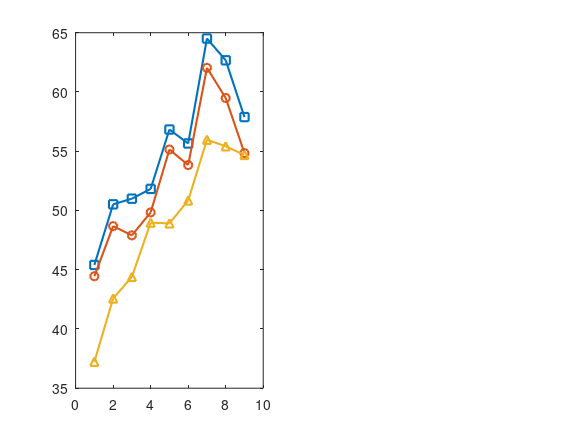

MATLAB code to generate this figure: (Note: this script raises an error after producing the figure.)
% Plain Default MATLAB Plotting Script
clear; clc; close all;

if isfile('benchmark_results.mat')
    load('benchmark_results.mat');
elseif isfile('Matlab/benchmark_results.mat')
    load('Matlab/benchmark_results.mat');
else
    error('benchmark_results.mat not found.');
end

folds         = double(folds(:)');
noisy_acc     = double(noisy_acc(:)');
ideal_acc     = double(ideal_acc(:)');
lstm_acc      = double(lstm_acc(:)');
noisy_l1      = double(noisy_l1(:)');
noisy_l2      = double(noisy_l2(:)');
input_spikes  = double(input_spikes(:)');
all_noisy_acc = double(all_noisy_acc);
all_ideal_acc = double(all_ideal_acc);

% Reset to standard MATLAB defaults
reset(0);

% Hardware calculations
T_steps = 30; N_in = 288; N_h = 128; N_out = 3;
synops_l1_fold    = N_in * T_steps .* (input_spikes / 100) * N_h;
synops_l2_fold    = N_h  * T_steps .* (noisy_l1 / 100)     * N_out;
synops_total_fold = synops_l1_fold + synops_l2_fold;

e_xbar_fold  = synops_total_fold * 1.0e-3;
e_adc_fold   = (N_h + N_out) * T_steps * 8.0e-3 * ones(size(folds));
e_lif_fold   = (N_h + N_out) * T_steps * 2.5e-3 * ones(size(folds));
e_leak_fold  = 0.225 * ones(size(folds));
e_total_fold = e_xbar_fold + e_adc_fold + e_lif_fold + e_leak_fold;

mean_synops = mean(synops_total_fold);
mean_e_xbar = mean(e_xbar_fold);
mean_e_adc  = mean(e_adc_fold);
mean_e_lif  = mean(e_lif_fold);
mean_e_leak = mean(e_leak_fold);
mean_e_tot  = mean(e_total_fold);


%% Figure 1: Accuracy Across Folds
figure(1);
subplot(1, 2, 1);
plot(folds, ideal_acc, '-s', 'LineWidth', 1.5); hold on;
plot(folds, noisy_acc, '-o', 'LineWidth', 1.5);
plot(folds, lstm_acc,  '-^', 'LineWidth', 1.5);
yline(33.33, '--k');
hold off;
grid on;
xlabel('Fold');
ylabel('Test Accuracy (%)');
title('(a) Test Accuracy Across Folds');
xticks(1:9);
ylim([25, 70]);
legend('MSNN Ideal', 'MSNN Noisy', 'Digital LSTM', 'Random Chance (33.3%)', 'Location', 'northwest');

subplot(1, 2, 2);
acc_drop = ideal_acc - noisy_acc;
bar(folds, acc_drop); hold on;
yline(mean(acc_drop), '--r', 'LineWidth', 1.5);
hold off;
grid on;
xlabel('Fold');
ylabel('Accuracy Drop (%)');
title('(b) Accuracy Drop (Ideal minus Noisy)');
xticks(1:9);
legend('Accuracy Drop', 'Mean Drop', 'Location', 'northwest');

exportgraphics(gcf, 'fig1_accuracy_resilience.pdf', 'ContentType', 'vector');
exportgraphics(gcf, 'fig1_accuracy_resilience.png', 'Resolution', 300);


%% Figure 2: Multi-Seed Results
mean_noisy = mean(all_noisy_acc, 1);
std_noisy  = std(all_noisy_acc, 0, 1);
mean_ideal = mean(all_ideal_acc, 1);
std_ideal  = std(all_ideal_acc, 0, 1);

figure(2);
subplot(2, 2, 1);
plot(folds, all_noisy_acc(1, :), '-o', 'LineWidth', 1.2); hold on;
plot(folds, all_noisy_acc(2, :), '-s', 'LineWidth', 1.2);
plot(folds, all_noisy_acc(3, :), '-^', 'LineWidth', 1.2);
plot(folds, all_noisy_acc(4, :), '-d', 'LineWidth', 1.2);
hold off;
grid on;
xlabel('Fold');
ylabel('Accuracy (%)');
title('(a) Noisy MSNN (4 Seeds)');
xticks(1:9);
ylim([40, 70]);
legend('Seed 123', 'Seed 42', 'Seed 7', 'Seed 3', 'Location', 'northwest');

subplot(2, 2, 2);
plot(folds, all_ideal_acc(1, :), '-o', 'LineWidth', 1.2); hold on;
plot(folds, all_ideal_acc(2, :), '-s', 'LineWidth', 1.2);
plot(folds, all_ideal_acc(3, :), '-^', 'LineWidth', 1.2);
plot(folds, all_ideal_acc(4, :), '-d', 'LineWidth', 1.2);
hold off;
grid on;
xlabel('Fold');
ylabel('Accuracy (%)');
title('(b) Ideal MSNN (4 Seeds)');
xticks(1:9);
ylim([40, 70]);
legend('Seed 123', 'Seed 42', 'Seed 7', 'Seed 3', 'Location', 'northwest');

subplot(2, 2, 3);
errorbar(folds, mean_ideal, std_ideal, '-s', 'LineWidth', 1.5); hold on;
errorbar(folds, mean_noisy, std_noisy, '-o', 'LineWidth', 1.5);
plot(folds, lstm_acc, '-^', 'LineWidth', 1.5);
hold off;
grid on;
xlabel('Fold');
ylabel('Accuracy (%)');
title('(c) Mean and Std Dev Across Seeds');
xticks(1:9);
ylim([35, 70]);
legend('Ideal MSNN (Mean +/- Std)', 'Noisy MSNN (Mean +/- Std)', 'Digital LSTM', 'Location', 'northwest');

subplot(2, 2, 4);
bar(folds, [std_noisy(:), std_ideal(:)]);
grid on;
xlabel('Fold');
ylabel('Std Dev (%)');
title('(d) Seed Standard Deviation per Fold');
xticks(1:9);
legend('Noisy Std Dev', 'Ideal Std Dev', 'Location', 'northeast');

exportgraphics(gcf, 'fig2_multiseed_stability.pdf', 'ContentType', 'vector');
exportgraphics(gcf, 'fig2_multiseed_stability.png', 'Resolution', 300);


%% Figure 3: Sparsity and Synaptic Operations
figure(3);
subplot(1, 2, 1);
plot(folds, input_spikes, '-o', 'LineWidth', 1.5); hold on;
plot(folds, noisy_l1,     '-s', 'LineWidth', 1.5);
plot(folds, noisy_l2,     '-^', 'LineWidth', 1.5);
hold off;
grid on;
xlabel('Fold');
ylabel('Spike Density (%)');
title('(a) Layer Spike Density Across Folds');
xticks(1:9);
ylim([0, 10]);
legend('Input Spikes', 'Layer 1 (Hidden)', 'Layer 2 (Output)', 'Location', 'northeast');

subplot(1, 2, 2);
bar(folds, synops_total_fold / 1e3); hold on;
yline(mean_synops / 1e3, '--r', 'LineWidth', 1.5);
hold off;
grid on;
xlabel('Fold');
ylabel('SynOps (Thousands)');
title('(b) Synaptic Operations per Window');
xticks(1:9);
legend('SynOps per Fold', 'Mean SynOps', 'Location', 'northeast');

exportgraphics(gcf, 'fig3_neuromorphic_sparsity.pdf', 'ContentType', 'vector');
exportgraphics(gcf, 'fig3_neuromorphic_sparsity.png', 'Resolution', 300);


%% Figure 4: Energy and Area Breakdown
lstm_macs   = 4190208;
e_lstm_int8 = lstm_macs * 0.2e-3;
e_lstm_fp32 = lstm_macs * 3.1e-3;
area_cells  = 2980;
area_macro  = 16554;
area_cmos   = 3420000;

figure(4);
subplot(2, 2, 1);
sub_vals = [mean_e_xbar, mean_e_adc, mean_e_lif, mean_e_leak];
bar(1:4, sub_vals);
grid on;
xticks(1:4);
xticklabels({'Crossbar', 'ADC', 'LIF', 'Leakage'});
ylabel('Energy (nJ)');
title('(a) MSNN Subsystem Energy Breakdown');

subplot(2, 2, 2);
e_stack = [e_xbar_fold(:), e_adc_fold(:), e_lif_fold(:), e_leak_fold(:)];
bar(folds, e_stack, 'stacked');
grid on;
xlabel('Fold');
ylabel('Energy (nJ)');
title('(b) Total Energy per Fold');
xticks(1:9);
ylim([0, 150]);
legend('Crossbar', 'ADC', 'LIF', 'Leakage', 'Location', 'northeast');

subplot(2, 2, 3);
bar(1:3, [mean_e_tot, e_lstm_int8, e_lstm_fp32]);
set(gca, 'YScale', 'log');
grid on;
xticks(1:3);
xticklabels({'MSNN', 'LSTM (INT8)', 'LSTM (FP32)'});
ylabel('Energy (nJ) [Log Scale]');
title('(c) Energy Comparison');

subplot(2, 2, 4);
bar(1:3, [area_cells, area_macro, area_cmos]);
set(gca, 'YScale', 'log');
grid on;
xticks(1:3);
xticklabels({'1T1R Cells', 'Full Macro', 'Digital LSTM'});
ylabel('Area (um^2) [Log Scale]');
title('(d) Area Comparison');

exportgraphics(gcf, 'fig4_energy_area_breakdown.pdf', 'ContentType', 'vector');
exportgraphics(gcf, 'fig4_energy_area_breakdown.png', 'Resolution', 300);


%% Figure 5: Summary Dashboard
figure(5);
subplot(2, 2, 1);
plot(folds, ideal_acc, '-s', 'LineWidth', 1.5); hold on;
plot(folds, noisy_acc, '-o', 'LineWidth', 1.5);
plot(folds, lstm_acc,  '-^', 'LineWidth', 1.5);
hold off;
grid on;
xlabel('Fold');
ylabel('Accuracy (%)');
title('(a) Directional Accuracy');
xticks(1:9);
legend('MSNN Ideal', 'MSNN Noisy', 'Digital LSTM', 'Location', 'northwest');

subplot(2, 2, 2);
plot(folds, input_spikes, '-o', 'LineWidth', 1.5); hold on;
plot(folds, noisy_l1,     '-s', 'LineWidth', 1.5);
plot(folds, noisy_l2,     '-^', 'LineWidth', 1.5);
hold off;
grid on;
xlabel('Fold');
ylabel('Spike Density (%)');
title('(b) Spike Density');
xticks(1:9);
legend('Input', 'Layer 1', 'Layer 2', 'Location', 'northeast');

subplot(2, 2, 3);
bar(1:4, sub_vals);
grid on;
xticks(1:4);
xticklabels({'Crossbar', 'ADC', 'LIF', 'Leakage'});
ylabel('Energy (nJ)');
title('(c) Energy Breakdown');

subplot(2, 2, 4);
mult_vals = [e_lstm_int8/mean_e_tot, lstm_macs/mean_synops, (147971*32)/74496, e_lstm_fp32/mean_e_tot, area_cmos/area_macro];
barh(1:5, mult_vals);
set(gca, 'XScale', 'log');
grid on;
yticks(1:5);
yticklabels({'Energy (INT8)', 'Operations', 'Memory', 'Energy (FP32)', 'Area'});
xlabel('Efficiency Factor (Log Scale)');
title('(d) Advantage vs Digital LSTM');

exportgraphics(gcf, 'fig5_master_dashboard.pdf', 'ContentType', 'vector');
exportgraphics(gcf, 'fig5_master_dashboard.png', 'Resolution', 300);
